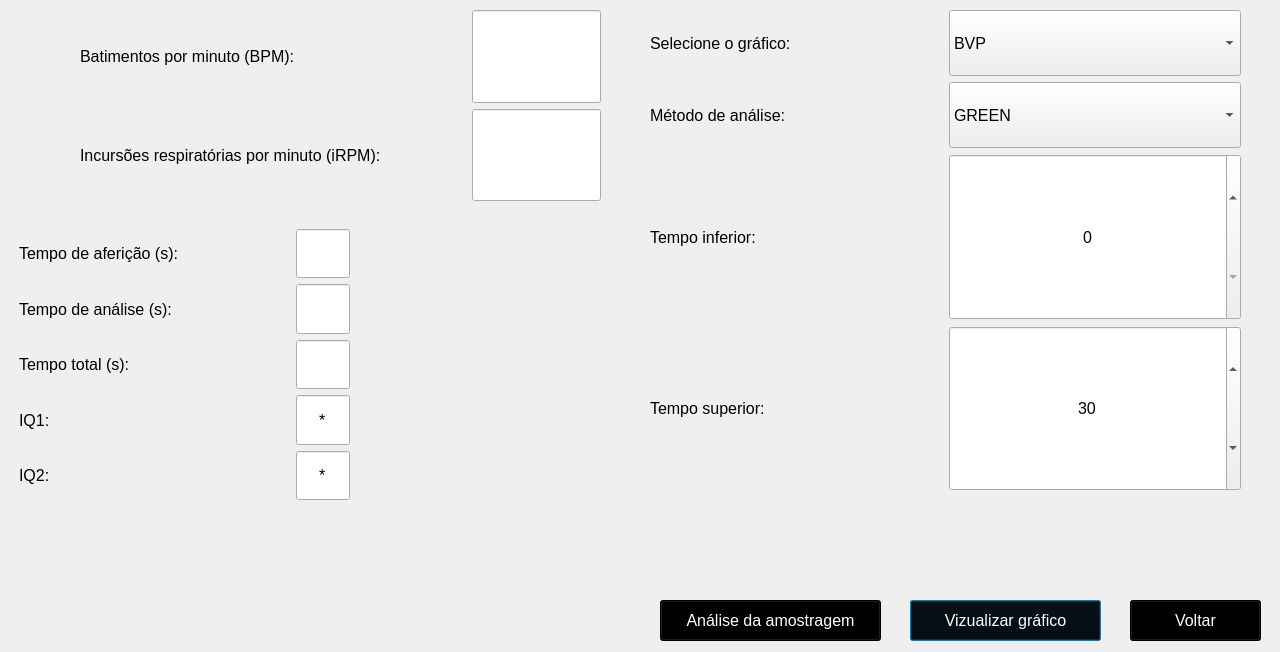
<?xml version="1.0" encoding="UTF-8"?>
<ui version="4.0">
 <class>Dialog</class>
 <widget class="QDialog" name="Dialog">
  <property name="geometry">
   <rect>
    <x>0</x>
    <y>0</y>
    <width>1280</width>
    <height>652</height>
   </rect>
  </property>
  <property name="font">
   <font>
    <pointsize>12</pointsize>
   </font>
  </property>
  <property name="windowTitle">
   <string>lion - Results</string>
  </property>
  <property name="windowIcon">
   <iconset resource="../icones/icones.qrc">
    <normaloff>:/icones/lion.png</normaloff>:/icones/lion.png</iconset>
  </property>
  <widget class="QWidget" name="gridLayoutWidget">
   <property name="geometry">
    <rect>
     <x>10</x>
     <y>10</y>
     <width>591</width>
     <height>191</height>
    </rect>
   </property>
   <layout class="QGridLayout" name="gridResultados" columnstretch="1,6,2">
    <item row="0" column="0">
     <widget class="QLabel" name="label_icone_bpm">
      <property name="styleSheet">
       <string notr="true">image: url(:/icones/coracao.png);</string>
      </property>
      <property name="text">
       <string/>
      </property>
     </widget>
    </item>
    <item row="1" column="1">
     <widget class="QLabel" name="label_text_irpm">
      <property name="text">
       <string>Incursões respiratórias por minuto (iRPM):</string>
      </property>
     </widget>
    </item>
    <item row="0" column="1">
     <widget class="QLabel" name="label_text_bpm">
      <property name="text">
       <string>Batimentos por minuto (BPM):</string>
      </property>
     </widget>
    </item>
    <item row="1" column="0">
     <widget class="QLabel" name="label_icone_irpm">
      <property name="styleSheet">
       <string notr="true">image: url(:/icones/respiracao.png);</string>
      </property>
      <property name="text">
       <string/>
      </property>
     </widget>
    </item>
    <item row="0" column="2">
     <widget class="QLineEdit" name="lineEdit_bom">
      <property name="sizePolicy">
       <sizepolicy hsizetype="Expanding" vsizetype="Minimum">
        <horstretch>0</horstretch>
        <verstretch>0</verstretch>
       </sizepolicy>
      </property>
      <property name="alignment">
       <set>Qt::AlignCenter</set>
      </property>
      <property name="readOnly">
       <bool>true</bool>
      </property>
     </widget>
    </item>
    <item row="1" column="2">
     <widget class="QLineEdit" name="lineEdit_irpm">
      <property name="sizePolicy">
       <sizepolicy hsizetype="Expanding" vsizetype="Minimum">
        <horstretch>0</horstretch>
        <verstretch>0</verstretch>
       </sizepolicy>
      </property>
      <property name="alignment">
       <set>Qt::AlignCenter</set>
      </property>
      <property name="readOnly">
       <bool>true</bool>
      </property>
     </widget>
    </item>
   </layout>
  </widget>
  <widget class="QWidget" name="gridLayoutWidget_2">
   <property name="geometry">
    <rect>
     <x>650</x>
     <y>10</y>
     <width>591</width>
     <height>481</height>
    </rect>
   </property>
   <layout class="QGridLayout" name="gridGrafico" rowstretch="2,2,5,5">
    <item row="3" column="1">
     <widget class="QSpinBox" name="spinBox_t_sup">
      <property name="sizePolicy">
       <sizepolicy hsizetype="Minimum" vsizetype="Minimum">
        <horstretch>0</horstretch>
        <verstretch>0</verstretch>
       </sizepolicy>
      </property>
      <property name="alignment">
       <set>Qt::AlignCenter</set>
      </property>
      <property name="maximum">
       <number>99999</number>
      </property>
      <property name="value">
       <number>30</number>
      </property>
     </widget>
    </item>
    <item row="3" column="0">
     <widget class="QLabel" name="label_t_sup">
      <property name="text">
       <string>Tempo superior:</string>
      </property>
     </widget>
    </item>
    <item row="2" column="0">
     <widget class="QLabel" name="label_t_inf">
      <property name="text">
       <string>Tempo inferior:</string>
      </property>
     </widget>
    </item>
    <item row="2" column="1">
     <widget class="QSpinBox" name="spinBox_t_inf">
      <property name="sizePolicy">
       <sizepolicy hsizetype="Minimum" vsizetype="Minimum">
        <horstretch>0</horstretch>
        <verstretch>0</verstretch>
       </sizepolicy>
      </property>
      <property name="alignment">
       <set>Qt::AlignCenter</set>
      </property>
      <property name="maximum">
       <number>9999</number>
      </property>
     </widget>
    </item>
    <item row="0" column="1">
     <widget class="QComboBox" name="comboBox_grafico">
      <property name="sizePolicy">
       <sizepolicy hsizetype="Preferred" vsizetype="Minimum">
        <horstretch>0</horstretch>
        <verstretch>0</verstretch>
       </sizepolicy>
      </property>
      <item>
       <property name="text">
        <string>BVP</string>
       </property>
      </item>
      <item>
       <property name="text">
        <string>BVP filtrado</string>
       </property>
      </item>
      <item>
       <property name="text">
        <string>Análise espectral</string>
       </property>
      </item>
     </widget>
    </item>
    <item row="0" column="0">
     <widget class="QLabel" name="label_grafico">
      <property name="text">
       <string>Selecione o gráfico:</string>
      </property>
     </widget>
    </item>
    <item row="1" column="0">
     <widget class="QLabel" name="label_metodo">
      <property name="text">
       <string>Método de análise:</string>
      </property>
     </widget>
    </item>
    <item row="1" column="1">
     <widget class="QComboBox" name="comboBox_metodo">
      <property name="sizePolicy">
       <sizepolicy hsizetype="Preferred" vsizetype="Minimum">
        <horstretch>0</horstretch>
        <verstretch>0</verstretch>
       </sizepolicy>
      </property>
      <item>
       <property name="text">
        <string>GREEN</string>
       </property>
      </item>
      <item>
       <property name="text">
        <string>GRGB</string>
       </property>
      </item>
      <item>
       <property name="text">
        <string>CHROM</string>
       </property>
      </item>
      <item>
       <property name="text">
        <string>LGI</string>
       </property>
      </item>
      <item>
       <property name="text">
        <string>POS</string>
       </property>
      </item>
      <item>
       <property name="text">
        <string>PBV</string>
       </property>
      </item>
      <item>
       <property name="text">
        <string>PCA</string>
       </property>
      </item>
      <item>
       <property name="text">
        <string>OMIT</string>
       </property>
      </item>
      <item>
       <property name="text">
        <string>ICA</string>
       </property>
      </item>
      <item>
       <property name="text">
        <string>SSR</string>
       </property>
      </item>
     </widget>
    </item>
   </layout>
  </widget>
  <widget class="QPushButton" name="pushButton_grafico">
   <property name="geometry">
    <rect>
     <x>910</x>
     <y>600</y>
     <width>191</width>
     <height>41</height>
    </rect>
   </property>
   <property name="styleSheet">
    <string notr="true">background-color: rgb(0, 0, 0);
color: rgb(255, 255, 255);</string>
   </property>
   <property name="text">
    <string>Vizualizar gráfico</string>
   </property>
  </widget>
  <widget class="QWidget" name="gridLayoutWidget_3">
   <property name="geometry">
    <rect>
     <x>19</x>
     <y>229</y>
     <width>331</width>
     <height>271</height>
    </rect>
   </property>
   <layout class="QGridLayout" name="gridSecondResults" columnstretch="5,1">
    <item row="3" column="0">
     <widget class="QLabel" name="label_IQ1">
      <property name="text">
       <string>IQ1:</string>
      </property>
      <property name="alignment">
       <set>Qt::AlignLeading|Qt::AlignLeft|Qt::AlignVCenter</set>
      </property>
     </widget>
    </item>
    <item row="0" column="0">
     <widget class="QLabel" name="label_t_afericao">
      <property name="text">
       <string>Tempo de aferição (s):</string>
      </property>
      <property name="alignment">
       <set>Qt::AlignLeading|Qt::AlignLeft|Qt::AlignVCenter</set>
      </property>
     </widget>
    </item>
    <item row="2" column="0">
     <widget class="QLabel" name="label_t_total">
      <property name="text">
       <string>Tempo total (s):</string>
      </property>
      <property name="alignment">
       <set>Qt::AlignLeading|Qt::AlignLeft|Qt::AlignVCenter</set>
      </property>
     </widget>
    </item>
    <item row="2" column="1">
     <widget class="QLineEdit" name="lineEdit_t_total">
      <property name="sizePolicy">
       <sizepolicy hsizetype="Expanding" vsizetype="Minimum">
        <horstretch>0</horstretch>
        <verstretch>0</verstretch>
       </sizepolicy>
      </property>
      <property name="alignment">
       <set>Qt::AlignCenter</set>
      </property>
      <property name="readOnly">
       <bool>true</bool>
      </property>
     </widget>
    </item>
    <item row="0" column="1">
     <widget class="QLineEdit" name="lineEdit_t_afericao">
      <property name="sizePolicy">
       <sizepolicy hsizetype="Expanding" vsizetype="Minimum">
        <horstretch>0</horstretch>
        <verstretch>0</verstretch>
       </sizepolicy>
      </property>
      <property name="alignment">
       <set>Qt::AlignCenter</set>
      </property>
      <property name="readOnly">
       <bool>true</bool>
      </property>
     </widget>
    </item>
    <item row="1" column="1">
     <widget class="QLineEdit" name="lineEdit_t_analise">
      <property name="sizePolicy">
       <sizepolicy hsizetype="Expanding" vsizetype="Minimum">
        <horstretch>0</horstretch>
        <verstretch>0</verstretch>
       </sizepolicy>
      </property>
      <property name="alignment">
       <set>Qt::AlignCenter</set>
      </property>
      <property name="readOnly">
       <bool>true</bool>
      </property>
     </widget>
    </item>
    <item row="1" column="0">
     <widget class="QLabel" name="label_t_analise">
      <property name="text">
       <string>Tempo de análise (s):</string>
      </property>
      <property name="alignment">
       <set>Qt::AlignLeading|Qt::AlignLeft|Qt::AlignVCenter</set>
      </property>
     </widget>
    </item>
    <item row="4" column="0">
     <widget class="QLabel" name="label_IQ2">
      <property name="text">
       <string>IQ2:</string>
      </property>
      <property name="alignment">
       <set>Qt::AlignLeading|Qt::AlignLeft|Qt::AlignVCenter</set>
      </property>
     </widget>
    </item>
    <item row="3" column="1">
     <widget class="QLineEdit" name="lineEdit_iq1">
      <property name="sizePolicy">
       <sizepolicy hsizetype="Expanding" vsizetype="Minimum">
        <horstretch>0</horstretch>
        <verstretch>0</verstretch>
       </sizepolicy>
      </property>
      <property name="text">
       <string>*</string>
      </property>
      <property name="alignment">
       <set>Qt::AlignCenter</set>
      </property>
      <property name="readOnly">
       <bool>true</bool>
      </property>
     </widget>
    </item>
    <item row="4" column="1">
     <widget class="QLineEdit" name="lineEdit_iq2">
      <property name="sizePolicy">
       <sizepolicy hsizetype="Expanding" vsizetype="Minimum">
        <horstretch>0</horstretch>
        <verstretch>0</verstretch>
       </sizepolicy>
      </property>
      <property name="text">
       <string>*</string>
      </property>
      <property name="alignment">
       <set>Qt::AlignCenter</set>
      </property>
      <property name="readOnly">
       <bool>true</bool>
      </property>
     </widget>
    </item>
   </layout>
  </widget>
  <widget class="QPushButton" name="pushButton_amostragem">
   <property name="geometry">
    <rect>
     <x>660</x>
     <y>600</y>
     <width>221</width>
     <height>41</height>
    </rect>
   </property>
   <property name="styleSheet">
    <string notr="true">background-color: rgb(0, 0, 0);
color: rgb(255, 255, 255);</string>
   </property>
   <property name="text">
    <string>Análise da amostragem</string>
   </property>
  </widget>
  <widget class="QPushButton" name="pushButton_main_w">
   <property name="geometry">
    <rect>
     <x>1130</x>
     <y>600</y>
     <width>131</width>
     <height>41</height>
    </rect>
   </property>
   <property name="styleSheet">
    <string notr="true">background-color: rgb(0, 0, 0);
color: rgb(255, 255, 255);</string>
   </property>
   <property name="text">
    <string>Voltar</string>
   </property>
  </widget>
 </widget>
 <resources>
  <include location="icones.qrc"/>
  <include location="../icones/icones.qrc"/>
 </resources>
 <connections/>
</ui>
